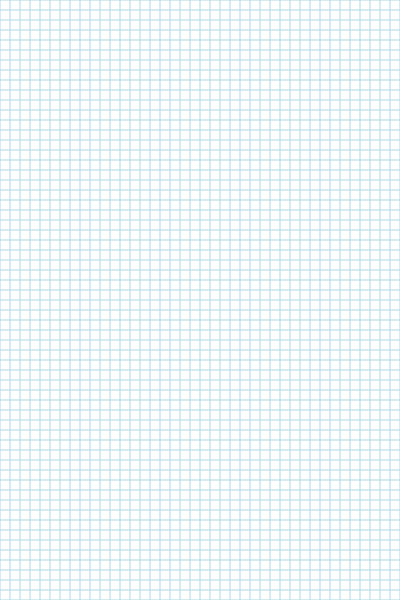
Frame 1 (no input)
Frame 60 (no input): identical to frame 1, image omitted
Frame 120 (the mouse pressed at the canvas centre since frame 60): identical to frame 1, image omitted

The p5.js sketch that drew this single still picture (run headless with seeded random() and noise() and a simulated clock; from frame 60 on, the mouse is pressed at the canvas centre):

// p5.js sketch
// ── sketch.js
let spacing = 10;
function setup() {
  createCanvas(400, 600);  
}

function drawGrid() {
  stroke("lightblue")
  for( let i = 0; i <= width; i+=spacing ) {
    line(i,0,i,height)
  }
  
  for( let i = 0; i <= height; i+=spacing) {
    line(0,i,width,i)
  }  
}

function draw() {
  background("white");
  drawGrid();
}

function keyPressed() {
  if( keyIsDown(UP_ARROW) ) {
    spacing++
  }
  
  if( keyIsDown(DOWN_ARROW) ) {
    spacing--
  }
}
